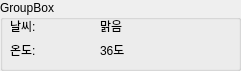
       <widget class="QGroupBox" name="groupBox_2">
        <property name="geometry">
         <rect>
          <x>410</x>
          <y>490</y>
          <width>241</width>
          <height>71</height>
         </rect>
        </property>
        <property name="title">
         <string>GroupBox</string>
        </property>
        <widget class="QLabel" name="label_37">
         <property name="geometry">
          <rect>
           <x>100</x>
           <y>20</y>
           <width>56</width>
           <height>12</height>
          </rect>
         </property>
         <property name="text">
          <string>맑음</string>
         </property>
        </widget>
        <widget class="QLabel" name="label_38">
         <property name="geometry">
          <rect>
           <x>10</x>
           <y>40</y>
           <width>56</width>
           <height>20</height>
          </rect>
         </property>
         <property name="text">
          <string>온도:</string>
         </property>
        </widget>
        <widget class="QLabel" name="label_39">
         <property name="geometry">
          <rect>
           <x>10</x>
           <y>20</y>
           <width>56</width>
           <height>12</height>
          </rect>
         </property>
         <property name="text">
          <string>날씨:</string>
         </property>
        </widget>
        <widget class="QLabel" name="label_40">
         <property name="geometry">
          <rect>
           <x>100</x>
           <y>40</y>
           <width>56</width>
           <height>20</height>
          </rect>
         </property>
         <property name="text">
          <string>36도</string>
         </property>
        </widget>
       </widget>
